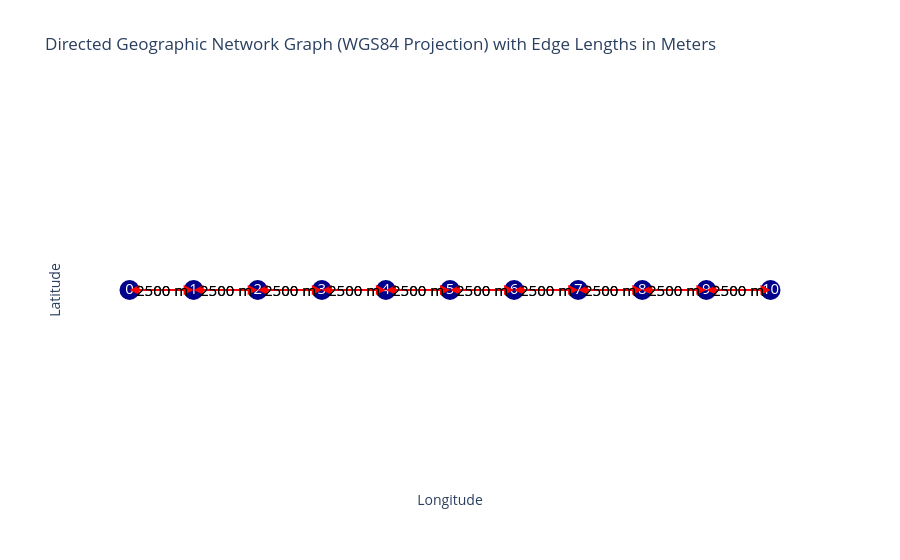

This figure's notebook cell:
### Code cell
opentnsim.graph.plot_graph(FG)

### Figure 1 — Plotly figure (JSON) as saved in the notebook; plotly's stock layout.template omitted (floating-point values rounded to 4 significant figures)
{"data": [{"hoverinfo": "none", "line": {"color": "red", "width": 2}, "mode": "lines", "type": "scatter", "x": [0, 0.02246], "y": [0, 0]}, {"hoverinfo": "none", "line": {"color": "red", "width": 2}, "mode": "lines", "type": "scatter", "x": [0.02246, 0], "y": [0, 0]}, {"hoverinfo": "none", "line": {"color": "red", "width": 2}, "mode": "lines", "type": "scatter", "x": [0.02246, 0.04492], "y": [0, 0]}, {"hoverinfo": "none", "line": {"color": "red", "width": 2}, "mode": "lines", "type": "scatter", "x": [0.04492, 0.02246], "y": [0, 0]}, {"hoverinfo": "none", "line": {"color": "red", "width": 2}, "mode": "lines", "type": "scatter", "x": [0.04492, 0.06737], "y": [0, 0]}, {"hoverinfo": "none", "line": {"color": "red", "width": 2}, "mode": "lines", "type": "scatter", "x": [0.06737, 0.04492], "y": [0, 0]}, {"hoverinfo": "none", "line": {"color": "red", "width": 2}, "mode": "lines", "type": "scatter", "x": [0.06737, 0.08983], "y": [0, 0]}, {"hoverinfo": "none", "line": {"color": "red", "width": 2}, "mode": "lines", "type": "scatter", "x": [0.08983, 0.06737], "y": [0, 0]}, {"hoverinfo": "none", "line": {"color": "red", "width": 2}, "mode": "lines", "type": "scatter", "x": [0.08983, 0.1123], "y": [0, 0]}, {"hoverinfo": "none", "line": {"color": "red", "width": 2}, "mode": "lines", "type": "scatter", "x": [0.1123, 0.08983], "y": [0, 0]}, {"hoverinfo": "none", "line": {"color": "red", "width": 2}, "mode": "lines", "type": "scatter", "x": [0.1123, 0.1347], "y": [0, 0]}, {"hoverinfo": "none", "line": {"color": "red", "width": 2}, "mode": "lines", "type": "scatter", "x": [0.1347, 0.1123], "y": [0, 0]}, {"hoverinfo": "none", "line": {"color": "red", "width": 2}, "mode": "lines", "type": "scatter", "x": [0.1347, 0.1572], "y": [0, 0]}, {"hoverinfo": "none", "line": {"color": "red", "width": 2}, "mode": "lines", "type": "scatter", "x": [0.1572, 0.1347], "y": [0, 0]}, {"hoverinfo": "none", "line": {"color": "red", "width": 2}, "mode": "lines", "type": "scatter", "x": [0.1572, 0.1797], "y": [0, 0]}, {"hoverinfo": "none", "line": {"color": "red", "width": 2}, "mode": "lines", "type": "scatter", "x": [0.1797, 0.1572], "y": [0, 0]}, {"hoverinfo": "none", "line": {"color": "red", "width": 2}, "mode": "lines", "type": "scatter", "x": [0.1797, 0.2021], "y": [0, 0]}, {"hoverinfo": "none", "line": {"color": "red", "width": 2}, "mode": "lines", "type": "scatter", "x": [0.2021, 0.1797], "y": [0, 0]}, {"hoverinfo": "none", "line": {"color": "red", "width": 2}, "mode": "lines", "type": "scatter", "x": [0.2021, 0.2246], "y": [0, 0]}, {"hoverinfo": "none", "line": {"color": "red", "width": 2}, "mode": "lines", "type": "scatter", "x": [0.2246, 0.2021], "y": [0, 0]}, {"hoverinfo": "text", "marker": {"color": "darkblue", "size": 20}, "mode": "markers+text", "text": ["0", "1", "2", "3", "4", "5", "6", "7", "8", "9", "10"], "textfont": {"color": "white", "size": 15}, "textposition": "middle center", "type": "scatter", "x": [0, 0.02246, 0.04492, 0.06737, 0.08983, 0.1123, 0.1347, 0.1572, 0.1797, 0.2021, 0.2246], "y": [0, 0, 0, 0, 0, 0, 0, 0, 0, 0, 0]}], "layout": {"annotations": [{"arrowcolor": "red", "arrowhead": 2, "arrowsize": 2, "arrowwidth": 1, "ax": 0, "axref": "x", "ay": 0, "ayref": "y", "showarrow": true, "x": 0.02246, "xref": "x", "y": 0, "yref": "y"}, {"arrowcolor": "red", "arrowhead": 2, "arrowsize": 2, "arrowwidth": 1, "ax": 0.02246, "axref": "x", "ay": 0, "ayref": "y", "showarrow": true, "x": 0, "xref": "x", "y": 0, "yref": "y"}, {"arrowcolor": "red", "arrowhead": 2, "arrowsize": 2, "arrowwidth": 1, "ax": 0.02246, "axref": "x", "ay": 0, "ayref": "y", "showarrow": true, "x": 0.04492, "xref": "x", "y": 0, "yref": "y"}, {"arrowcolor": "red", "arrowhead": 2, "arrowsize": 2, "arrowwidth": 1, "ax": 0.04492, "axref": "x", "ay": 0, "ayref": "y", "showarrow": true, "x": 0.02246, "xref": "x", "y": 0, "yref": "y"}, {"arrowcolor": "red", "arrowhead": 2, "arrowsize": 2, "arrowwidth": 1, "ax": 0.04492, "axref": "x", "ay": 0, "ayref": "y", "showarrow": true, "x": 0.06737, "xref": "x", "y": 0, "yref": "y"}, {"arrowcolor": "red", "arrowhead": 2, "arrowsize": 2, "arrowwidth": 1, "ax": 0.06737, "axref": "x", "ay": 0, "ayref": "y", "showarrow": true, "x": 0.04492, "xref": "x", "y": 0, "yref": "y"}, {"arrowcolor": "red", "arrowhead": 2, "arrowsize": 2, "arrowwidth": 1, "ax": 0.06737, "axref": "x", "ay": 0, "ayref": "y", "showarrow": true, "x": 0.08983, "xref": "x", "y": 0, "yref": "y"}, {"arrowcolor": "red", "arrowhead": 2, "arrowsize": 2, "arrowwidth": 1, "ax": 0.08983, "axref": "x", "ay": 0, "ayref": "y", "showarrow": true, "x": 0.06737, "xref": "x", "y": 0, "yref": "y"}, {"arrowcolor": "red", "arrowhead": 2, "arrowsize": 2, "arrowwidth": 1, "ax": 0.08983, "axref": "x", "ay": 0, "ayref": "y", "showarrow": true, "x": 0.1123, "xref": "x", "y": 0, "yref": "y"}, {"arrowcolor": "red", "arrowhead": 2, "arrowsize": 2, "arrowwidth": 1, "ax": 0.1123, "axref": "x", "ay": 0, "ayref": "y", "showarrow": true, "x": 0.08983, "xref": "x", "y": 0, "yref": "y"}, {"arrowcolor": "red", "arrowhead": 2, "arrowsize": 2, "arrowwidth": 1, "ax": 0.1123, "axref": "x", "ay": 0, "ayref": "y", "showarrow": true, "x": 0.1347, "xref": "x", "y": 0, "yref": "y"}, {"arrowcolor": "red", "arrowhead": 2, "arrowsize": 2, "arrowwidth": 1, "ax": 0.1347, "axref": "x", "ay": 0, "ayref": "y", "showarrow": true, "x": 0.1123, "xref": "x", "y": 0, "yref": "y"}, {"arrowcolor": "red", "arrowhead": 2, "arrowsize": 2, "arrowwidth": 1, "ax": 0.1347, "axref": "x", "ay": 0, "ayref": "y", "showarrow": true, "x": 0.1572, "xref": "x", "y": 0, "yref": "y"}, {"arrowcolor": "red", "arrowhead": 2, "arrowsize": 2, "arrowwidth": 1, "ax": 0.1572, "axref": "x", "ay": 0, "ayref": "y", "showarrow": true, "x": 0.1347, "xref": "x", "y": 0, "yref": "y"}, {"arrowcolor": "red", "arrowhead": 2, "arrowsize": 2, "arrowwidth": 1, "ax": 0.1572, "axref": "x", "ay": 0, "ayref": "y", "showarrow": true, "x": 0.1797, "xref": "x", "y": 0, "yref": "y"}, {"arrowcolor": "red", "arrowhead": 2, "arrowsize": 2, "arrowwidth": 1, "ax": 0.1797, "axref": "x", "ay": 0, "ayref": "y", "showarrow": true, "x": 0.1572, "xref": "x", "y": 0, "yref": "y"}, {"arrowcolor": "red", "arrowhead": 2, "arrowsize": 2, "arrowwidth": 1, "ax": 0.1797, "axref": "x", "ay": 0, "ayref": "y", "showarrow": true, "x": 0.2021, "xref": "x", "y": 0, "yref": "y"}, {"arrowcolor": "red", "arrowhead": 2, "arrowsize": 2, "arrowwidth": 1, "ax": 0.2021, "axref": "x", "ay": 0, "ayref": "y", "showarrow": true, "x": 0.1797, "xref": "x", "y": 0, "yref": "y"}, {"arrowcolor": "red", "arrowhead": 2, "arrowsize": 2, "arrowwidth": 1, "ax": 0.2021, "axref": "x", "ay": 0, "ayref": "y", "showarrow": true, "x": 0.2246, "xref": "x", "y": 0, "yref": "y"}, {"arrowcolor": "red", "arrowhead": 2, "arrowsize": 2, "arrowwidth": 1, "ax": 0.2246, "axref": "x", "ay": 0, "ayref": "y", "showarrow": true, "x": 0.2021, "xref": "x", "y": 0, "yref": "y"}, {"font": {"color": "black", "size": 15}, "showarrow": false, "text": "2500 m", "x": 0.01123, "y": 0}, {"font": {"color": "black", "size": 15}, "showarrow": false, "text": "2500 m", "x": 0.01123, "y": 0}, {"font": {"color": "black", "size": 15}, "showarrow": false, "text": "2500 m", "x": 0.03369, "y": 0}, {"font": {"color": "black", "size": 15}, "showarrow": false, "text": "2500 m", "x": 0.03369, "y": 0}, {"font": {"color": "black", "size": 15}, "showarrow": false, "text": "2500 m", "x": 0.05614, "y": 0}, {"font": {"color": "black", "size": 15}, "showarrow": false, "text": "2500 m", "x": 0.05614, "y": 0}, {"font": {"color": "black", "size": 15}, "showarrow": false, "text": "2500 m", "x": 0.0786, "y": 0}, {"font": {"color": "black", "size": 15}, "showarrow": false, "text": "2500 m", "x": 0.0786, "y": 0}, {"font": {"color": "black", "size": 15}, "showarrow": false, "text": "2500 m", "x": 0.1011, "y": 0}, {"font": {"color": "black", "size": 15}, "showarrow": false, "text": "2500 m", "x": 0.1011, "y": 0}, {"font": {"color": "black", "size": 15}, "showarrow": false, "text": "2500 m", "x": 0.1235, "y": 0}, {"font": {"color": "black", "size": 15}, "showarrow": false, "text": "2500 m", "x": 0.1235, "y": 0}, {"font": {"color": "black", "size": 15}, "showarrow": false, "text": "2500 m", "x": 0.146, "y": 0}, {"font": {"color": "black", "size": 15}, "showarrow": false, "text": "2500 m", "x": 0.146, "y": 0}, {"font": {"color": "black", "size": 15}, "showarrow": false, "text": "2500 m", "x": 0.1684, "y": 0}, {"font": {"color": "black", "size": 15}, "showarrow": false, "text": "2500 m", "x": 0.1684, "y": 0}, {"font": {"color": "black", "size": 15}, "showarrow": false, "text": "2500 m", "x": 0.1909, "y": 0}, {"font": {"color": "black", "size": 15}, "showarrow": false, "text": "2500 m", "x": 0.1909, "y": 0}, {"font": {"color": "black", "size": 15}, "showarrow": false, "text": "2500 m", "x": 0.2133, "y": 0}, {"font": {"color": "black", "size": 15}, "showarrow": false, "text": "2500 m", "x": 0.2133, "y": 0}], "plot_bgcolor": "white", "showlegend": false, "title": {"text": "Directed Geographic Network Graph (WGS84 Projection) with Edge Lengths in Meters"}, "xaxis": {"showgrid": false, "showticklabels": false, "title": {"text": "Longitude"}, "zeroline": false}, "yaxis": {"showgrid": false, "showticklabels": false, "title": {"text": "Latitude"}, "zeroline": false}}}
